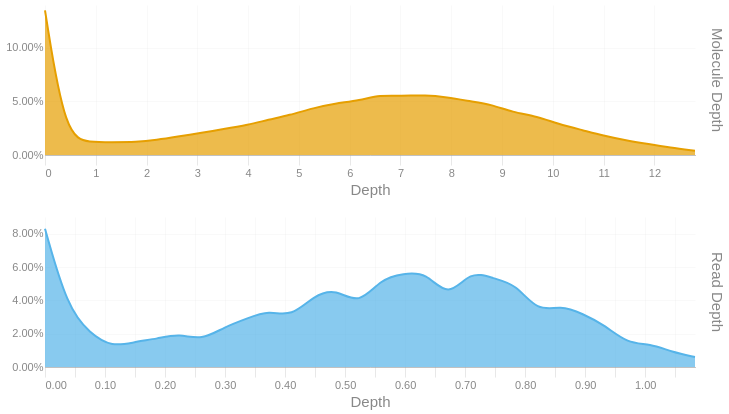

This figure's notebook cell:
### Code cell
readdep = depth_hist(tb['Read Depth'], q99, 3)
readdep = readdep.with_columns(pl.lit('Read Depth').alias('Metric'))
if not SKIPLR:
    moldep = depth_hist(tb['Molecule Depth'], mol_q99, 1)
    moldep = moldep.with_columns(pl.lit('Molecule Depth').alias('Metric'))
    _hist = pl.concat([readdep, moldep])
    _hist = _hist.filter(pl.col('Proportion') != 0)
    with SafeRender(_hist):
        (
            alt.Chart(_hist)        
            .mark_area(interpolate = "basis")
            .encode(
                x=alt.X('Bin:Q').scale(domainMin=0).axis(alt.Axis(title='Depth')),
                y = alt.Y('Proportion:Q', title = None).axis(format = '.2%'),
                color = alt.Color('Metric:N').legend(None),
                row = alt.Row("Metric:N").header(title = None, labelOrient = 'right'),
                tooltip = [
                    alt.Tooltip("Metric:N", title = "Metric"),
                    alt.Tooltip('Interval:N', title = "Depth Interval"),
                    alt.Tooltip('Proportion:Q', title = "% Alignments").format('.2%')
                ]
            )
            .resolve_scale(x='independent', y='independent')
            .properties(
                height = 150, width = 650,
                usermeta={'embedOptions': {'downloadFileName': f'{samplename}.depth.hist'}}
            )
        ).display()
else:
    readdep = readdep.filter(pl.col('Proportion') != 0)
    with SafeRender(readdep):
        (
            alt.Chart(readdep)        
            .mark_area(interpolate = "basis")
            .encode(
                x=alt.X('Bin:Q').scale(domainMin=0).axis(alt.Axis(title='Depth')),
                y = alt.Y('Proportion:Q', title = None).axis(format = '.2%'),
                tooltip = [
                    alt.Tooltip('Interval:N', title = "Depth Interval"),
                    alt.Tooltip('Proportion:Q', title = "% Alignments").format('.2%')
                ]
            )
            .properties(
                usermeta={'embedOptions': {'downloadFileName': f'{samplename}.depth.hist'}}
            )
        ).display()

### Figure 1 — Vega-Lite specification as saved in the notebook (floating-point values rounded to 4 significant figures)
{"width": 650, "height": 150, "config": {"title": {"anchor": "start", "dy": -15, "fontSize": 18, "color": "#888888", "subtitleColor": "#888888", "subtitleFontSize": 14}, "arc": {"fill": "#0072B2"}, "axis": {"domainColor": "#888888", "domainWidth": 0.5, "gridWidth": 0.2, "grid": false, "titleFontWeight": 400, "titleFontSize": 15, "labelFontSize": 11, "labelColor": "#888888", "tickColor": "#888888", "tickWidth": 0.2, "titleColor": "#888888"}, "axisBand": {"grid": false}, "axisX": {"grid": true, "tickSize": 10, "domainCap": "round"}, "axisY": {"domain": false, "grid": true, "tickSize": 0, "domainCap": "round"}, "background": "transparent", "header": {"labelFontSize": 15, "labelColor": "#888888", "titleFontSize": 15, "titleFontWeight": 600, "titleColor": "#888888"}, "legend": {"labelFont": "sans-serif", "labelFontSize": 12, "labelColor": "#888888", "symbolSize": 100, "symbolType": "circle", "titleFontSize": 12, "titlePadding": 10, "titleColor": "#888888", "title": null}, "range": {"category": ["#E69F00", "#56B4E9", "#009E73", "#F0E442", "#0072B2", "#D55E00", "#CC79A7", "#000000"], "diverging": ["#cfe8f3", "#a2d4ec", "#73bfe2", "#46abdb", "#1696d2", "#12719e"]}, "area": {"fill": "#0072B2", "fillOpacity": 0.7, "line": true, "strokeOpacity": 0.7}, "line": {"color": "#0072B2", "stroke": "#0072B2", "strokeWidth": 2}, "trail": {"color": "#0072B2", "stroke": "#0072B2", "strokeWidth": 0, "size": 1}, "point": {"filled": true, "fillOpacity": 1.0, "size": 95}, "text": {"color": "#888888", "fontSize": 11, "align": "right", "fontWeight": 400, "size": 11}, "bar": {"fill": "#0072B2", "stroke": null}, "view": {"stroke": null, "continuousWidth": 660, "continuousHeight": 400}}, "data": {"name": "data-9eeea8058ff3fc3498dc5c9204aa64b3"}, "mark": {"type": "area", "interpolate": "basis"}, "encoding": {"color": {"field": "Metric", "legend": null, "type": "nominal"}, "row": {"field": "Metric", "header": {"title": null, "labelOrient": "right"}, "type": "nominal"}, "tooltip": [{"field": "Metric", "title": "Metric", "type": "nominal"}, {"field": "Interval", "title": "Depth Interval", "type": "nominal"}, {"field": "Proportion", "format": ".2%", "title": "% Alignments", "type": "quantitative"}], "x": {"axis": {"title": "Depth"}, "field": "Bin", "scale": {"domainMin": 0}, "type": "quantitative"}, "y": {"axis": {"format": ".2%"}, "field": "Proportion", "title": null, "type": "quantitative"}}, "resolve": {"scale": {"x": "independent", "y": "independent"}}, "usermeta": {"embedOptions": {"downloadFileName": "TF26LRJL0087_5B_10484332_23Y22YLT4_L7.depth.hist"}}, "$schema": "https://vega.github.io/schema/vega-lite/v6.4.1.json", "datasets": {"data-9eeea8058ff3fc3498dc5c9204aa64b3": [{"Bin": 0.0, "Interval": "0.0-0.037", "Proportion": 0.083, "Metric": "Read Depth"}, {"Bin": 0.037, "Interval": "0.037-0.075", "Proportion": 0.036, "Metric": "Read Depth"}, {"Bin": 0.075, "Interval": "0.075-0.112", "Proportion": 0.02, "Metric": "Read Depth"}, {"Bin": 0.112, "Interval": "0.112-0.149", "Proportion": 0.012, "Metric": "Read Depth"}, {"Bin": 0.149, "Interval": "0.149-0.187", "Proportion": 0.015, "Metric": "Read Depth"}, {"Bin": 0.187, "Interval": "0.187-0.224", "Proportion": 0.017, "Metric": "Read Depth"}, {"Bin": 0.224, "Interval": "0.224-0.261", "Proportion": 0.02, "Metric": "Read Depth"}, {"Bin": 0.261, "Interval": "0.261-0.299", "Proportion": 0.016, "Metric": "Read Depth"}, {"Bin": 0.299, "Interval": "0.299-0.336", "Proportion": 0.024, "Metric": "Read Depth"}, {"Bin": 0.336, "Interval": "0.336-0.373", "Proportion": 0.029, "Metric": "Read Depth"}, {"Bin": 0.373, "Interval": "0.373-0.411", "Proportion": 0.034, "Metric": "Read Depth"}, {"Bin": 0.411, "Interval": "0.411-0.448", "Proportion": 0.03, "Metric": "Read Depth"}, {"Bin": 0.448, "Interval": "0.448-0.485", "Proportion": 0.043, "Metric": "Read Depth"}, {"Bin": 0.485, "Interval": "0.485-0.523", "Proportion": 0.047, "Metric": "Read Depth"}, {"Bin": 0.523, "Interval": "0.523-0.56", "Proportion": 0.037, "Metric": "Read Depth"}, {"Bin": 0.56, "Interval": "0.56-0.597", "Proportion": 0.053, "Metric": "Read Depth"}, {"Bin": 0.597, "Interval": "0.597-0.635", "Proportion": 0.056, "Metric": "Read Depth"}, {"Bin": 0.635, "Interval": "0.635-0.672", "Proportion": 0.057, "Metric": "Read Depth"}, {"Bin": 0.672, "Interval": "0.672-0.709", "Proportion": 0.041, "Metric": "Read Depth"}, {"Bin": 0.709, "Interval": "0.709-0.747", "Proportion": 0.058, "Metric": "Read Depth"}, {"Bin": 0.747, "Interval": "0.747-0.784", "Proportion": 0.053, "Metric": "Read Depth"}, {"Bin": 0.784, "Interval": "0.784-0.821", "Proportion": 0.05, "Metric": "Read Depth"}, {"Bin": 0.821, "Interval": "0.821-0.859", "Proportion": 0.033, "Metric": "Read Depth"}, {"Bin": 0.859, "Interval": "0.859-0.896", "Proportion": 0.037, "Metric": "Read Depth"}, {"Bin": 0.896, "Interval": "0.896-0.933", "Proportion": 0.032, "Metric": "Read Depth"}, {"Bin": 0.933, "Interval": "0.933-0.971", "Proportion": 0.025, "Metric": "Read Depth"}, {"Bin": 0.971, "Interval": "0.971-1.008", "Proportion": 0.014, "Metric": "Read Depth"}, {"Bin": 1.008, "Interval": "1.008-1.045", "Proportion": 0.014, "Metric": "Read Depth"}, {"Bin": 1.045, "Interval": "1.045-1.083", "Proportion": 0.009, "Metric": "Read Depth"}, {"Bin": 1.083, "Interval": "1.083-1.12", "Proportion": 0.006, "Metric": "Read Depth"}, {"Bin": 0.0, "Interval": "0.0-0.4", "Proportion": 0.135, "Metric": "Molecule Depth"}, {"Bin": 0.4, "Interval": "0.4-0.9", "Proportion": 0.016, "Metric": "Molecule Depth"}, {"Bin": 0.9, "Interval": "0.9-1.3", "Proportion": 0.012, "Metric": "Molecule Depth"}, {"Bin": 1.3, "Interval": "1.3-1.8", "Proportion": 0.012, "Metric": "Molecule Depth"}, {"Bin": 1.8, "Interval": "1.8-2.2", "Proportion": 0.012, "Metric": "Molecule Depth"}, {"Bin": 2.2, "Interval": "2.2-2.6", "Proportion": 0.014, "Metric": "Molecule Depth"}, {"Bin": 2.6, "Interval": "2.6-3.1", "Proportion": 0.017, "Metric": "Molecule Depth"}, {"Bin": 3.1, "Interval": "3.1-3.5", "Proportion": 0.021, "Metric": "Molecule Depth"}, {"Bin": 3.5, "Interval": "3.5-4.0", "Proportion": 0.024, "Metric": "Molecule Depth"}, {"Bin": 4.0, "Interval": "4.0-4.4", "Proportion": 0.028, "Metric": "Molecule Depth"}, {"Bin": 4.4, "Interval": "4.4-4.8", "Proportion": 0.033, "Metric": "Molecule Depth"}, {"Bin": 4.8, "Interval": "4.8-5.3", "Proportion": 0.037, "Metric": "Molecule Depth"}, {"Bin": 5.3, "Interval": "5.3-5.7", "Proportion": 0.044, "Metric": "Molecule Depth"}, {"Bin": 5.7, "Interval": "5.7-6.2", "Proportion": 0.048, "Metric": "Molecule Depth"}, {"Bin": 6.2, "Interval": "6.2-6.6", "Proportion": 0.051, "Metric": "Molecule Depth"}, {"Bin": 6.6, "Interval": "6.6-7.0", "Proportion": 0.056, "Metric": "Molecule Depth"}, {"Bin": 7.0, "Interval": "7.0-7.5", "Proportion": 0.055, "Metric": "Molecule Depth"}, {"Bin": 7.5, "Interval": "7.5-7.9", "Proportion": 0.056, "Metric": "Molecule Depth"}, {"Bin": 7.9, "Interval": "7.9-8.4", "Proportion": 0.054, "Metric": "Molecule Depth"}, {"Bin": 8.4, "Interval": "8.4-8.8", "Proportion": 0.05, "Metric": "Molecule Depth"}, {"Bin": 8.8, "Interval": "8.8-9.2", "Proportion": 0.047, "Metric": "Molecule Depth"}, {"Bin": 9.2, "Interval": "9.2-9.7", "Proportion": 0.04, "Metric": "Molecule Depth"}, {"Bin": 9.7, "Interval": "9.7-10.1", "Proportion": 0.036, "Metric": "Molecule Depth"}, {"Bin": 10.1, "Interval": "10.1-10.6", "Proportion": 0.029, "Metric": "Molecule Depth"}, {"Bin": 10.6, "Interval": "10.6-11.0", "Proportion": 0.023, "Metric": "Molecule Depth"}, {"Bin": 11.0, "Interval": "11.0-11.4", "Proportion": 0.018, "Metric": "Molecule Depth"}, {"Bin": 11.4, "Interval": "11.4-11.9", "Proportion": 0.014, "Metric": "Molecule Depth"}, {"Bin": 11.9, "Interval": "11.9-12.3", "Proportion": 0.01, "Metric": "Molecule Depth"}, {"Bin": 12.3, "Interval": "12.3-12.8", "Proportion": 0.007, "Metric": "Molecule Depth"}, {"Bin": 12.8, "Interval": "12.8-13.19", "Proportion": 0.004, "Metric": "Molecule Depth"}]}}
